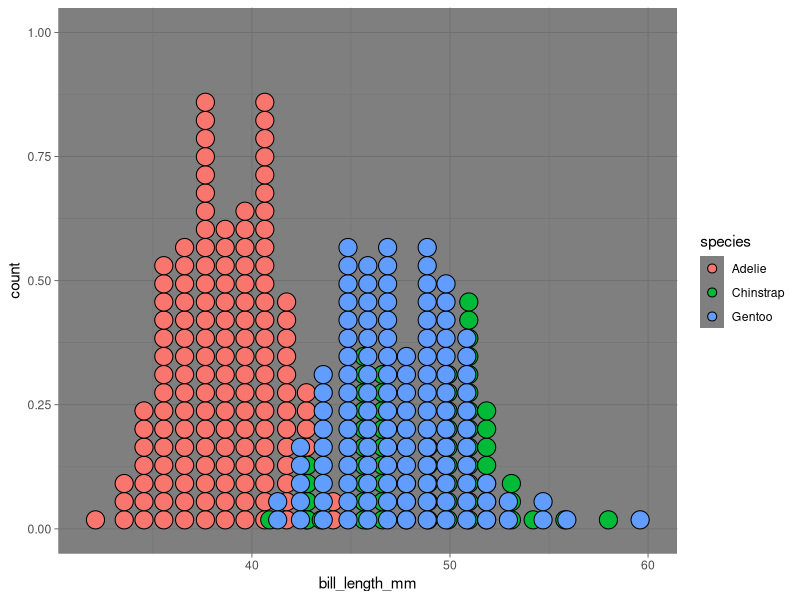
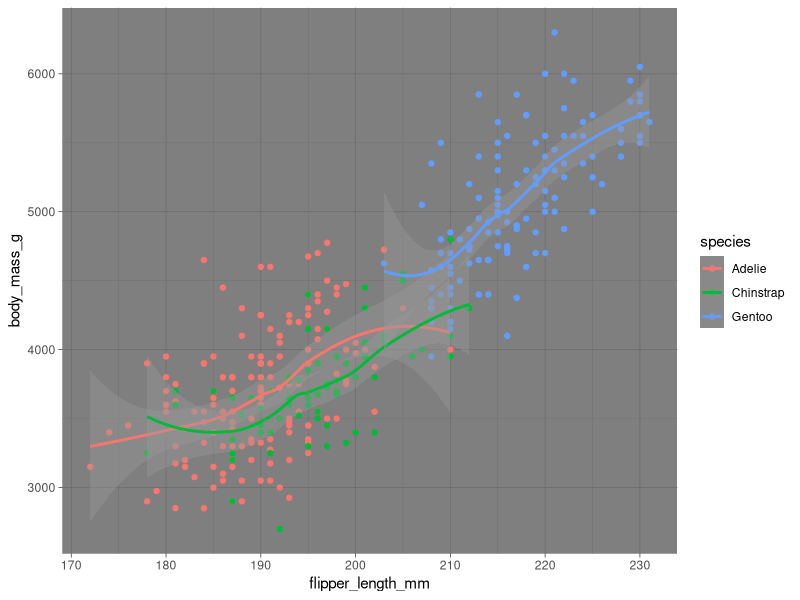
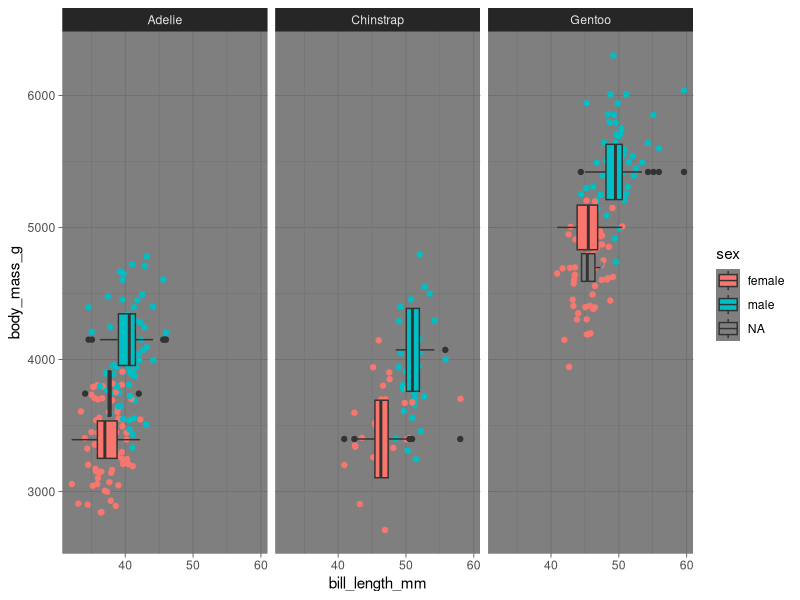

Generate these figures, in order, with R:
## ---- chunk 1
knitr::opts_chunk$set(echo = TRUE)
library(palmerpenguins)
library(tidyverse)
## ---- chunk 2
penguins
colnames(penguins)
## ---- chunk 3
ggplot(data = penguins) +
  geom_dotplot(mapping = aes(x = bill_length_mm, fill = species)) +
  theme_dark()
## ---- chunk 4
ggplot(data = penguins, mapping = aes(x = flipper_length_mm, y = body_mass_g, color = species)) +
   geom_point() +
  geom_smooth() +
  theme_dark() 
## ---- chunk 5
   ggplot(data = penguins, mapping = aes(x=body_mass_g, y=bill_length_mm, fill=sex)) +
  geom_jitter(aes(color = sex)) +
  geom_boxplot() +
  coord_flip() +
  facet_wrap(~species) +
  theme_dark()
